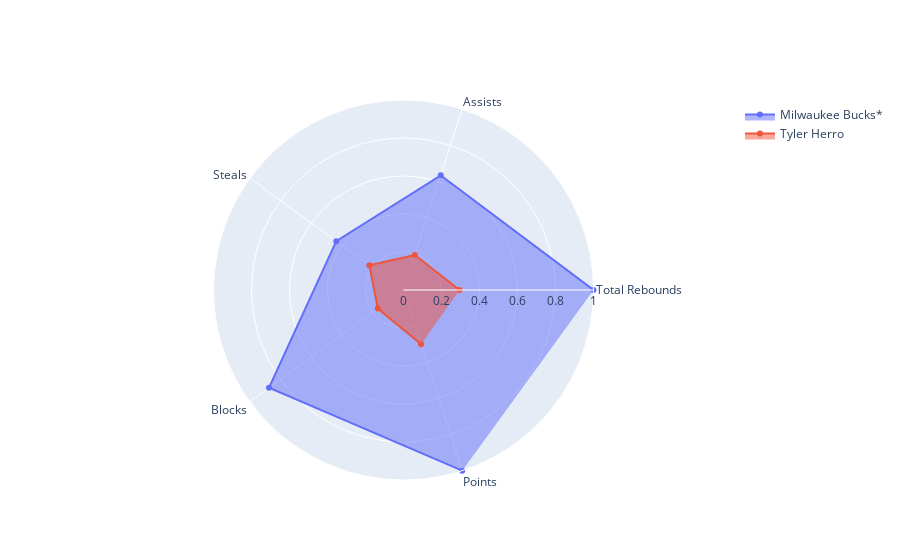
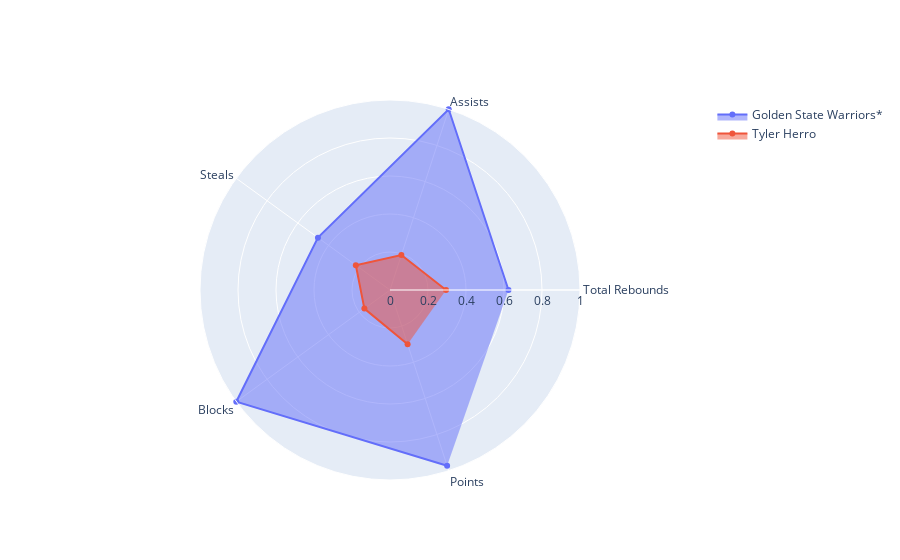
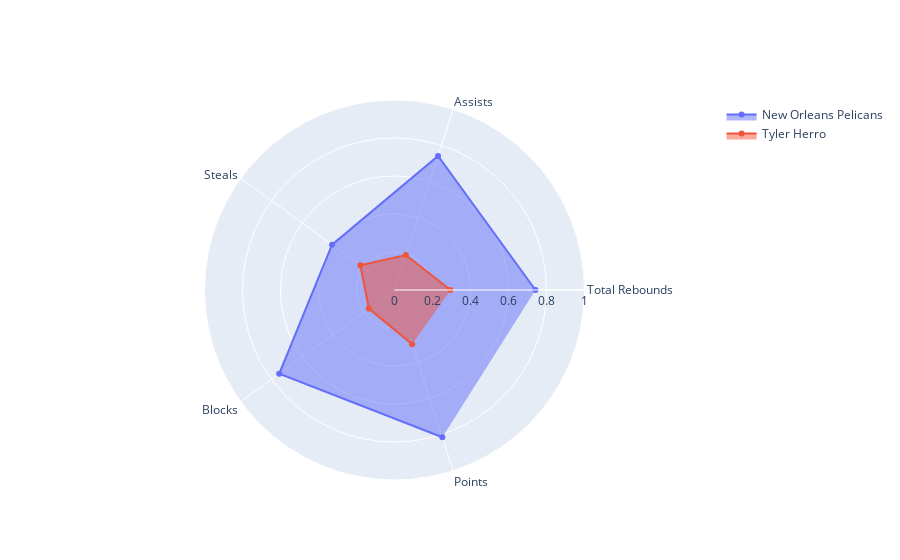
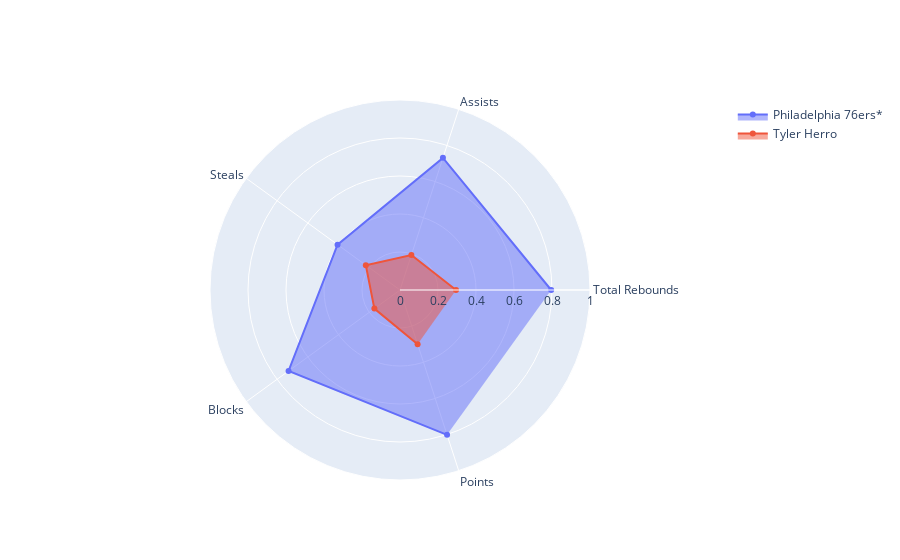

These figures' notebook cell, in order:
### Code cell
for i in range(0,30):
    plot_21trace_radar(np.array(normalized_18_19.iloc[i]),stats_tyler.iloc[0])

### Figure 1 — Plotly figure (JSON) as saved in the notebook; plotly's stock layout.template omitted (floating-point values rounded to 4 significant figures)
{"data": [{"fill": "toself", "name": "Milwaukee Bucks*", "r": [1, 0.6344, 0.4375, 0.875, 1], "theta": ["Total Rebounds", "Assists", "Steals", "Blocks", "Points"], "type": "scatterpolar"}, {"fill": "toself", "name": "Tyler Herro", "r": [0.2949, 0.1935, 0.2222, 0.1667, 0.3], "theta": ["Total Rebounds", "Assists", "Steals", "Blocks", "Points"], "type": "scatterpolar"}], "layout": {"polar": {"radialaxis": {"range": [0, 1], "visible": true}}, "showlegend": true}}

### Figure 2 — Plotly figure (JSON) as saved in the notebook; plotly's stock layout.template omitted (floating-point values rounded to 4 significant figures)
{"data": [{"fill": "toself", "name": "Golden State Warriors*", "r": [0.6237, 1, 0.4688, 1, 0.9726], "theta": ["Total Rebounds", "Assists", "Steals", "Blocks", "Points"], "type": "scatterpolar"}, {"fill": "toself", "name": "Tyler Herro", "r": [0.2949, 0.1935, 0.2222, 0.1667, 0.3], "theta": ["Total Rebounds", "Assists", "Steals", "Blocks", "Points"], "type": "scatterpolar"}], "layout": {"polar": {"radialaxis": {"range": [0, 1], "visible": true}}, "showlegend": true}}

### Figure 3 — Plotly figure (JSON) as saved in the notebook; plotly's stock layout.template omitted (floating-point values rounded to 4 significant figures)
{"data": [{"fill": "toself", "name": "New Orleans Pelicans", "r": [0.7419, 0.7419, 0.4062, 0.75, 0.8151], "theta": ["Total Rebounds", "Assists", "Steals", "Blocks", "Points"], "type": "scatterpolar"}, {"fill": "toself", "name": "Tyler Herro", "r": [0.2949, 0.1935, 0.2222, 0.1667, 0.3], "theta": ["Total Rebounds", "Assists", "Steals", "Blocks", "Points"], "type": "scatterpolar"}], "layout": {"polar": {"radialaxis": {"range": [0, 1], "visible": true}}, "showlegend": true}}

### Figure 4 — Plotly figure (JSON) as saved in the notebook; plotly's stock layout.template omitted (floating-point values rounded to 4 significant figures)
{"data": [{"fill": "toself", "name": "Philadelphia 76ers*", "r": [0.7957, 0.7312, 0.4062, 0.725, 0.8014], "theta": ["Total Rebounds", "Assists", "Steals", "Blocks", "Points"], "type": "scatterpolar"}, {"fill": "toself", "name": "Tyler Herro", "r": [0.2949, 0.1935, 0.2222, 0.1667, 0.3], "theta": ["Total Rebounds", "Assists", "Steals", "Blocks", "Points"], "type": "scatterpolar"}], "layout": {"polar": {"radialaxis": {"range": [0, 1], "visible": true}}, "showlegend": true}}
